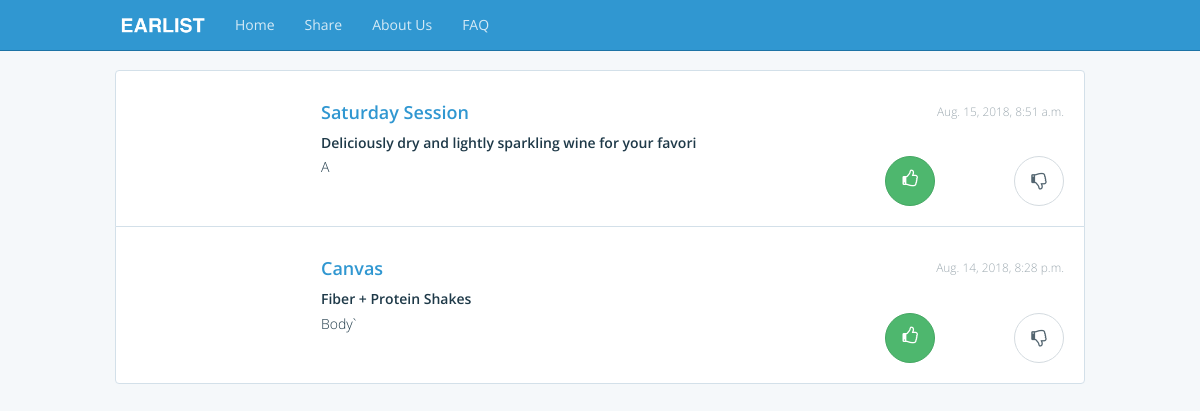
Screenshot of /panel/ (signed in) with the database file from the repository.
### blog/models.py (models this page shows)
class Post(ModelMeta, models.Model):
	user = models.ForeignKey(User)
	title = models.CharField(max_length=200, unique=True)
	slug = models.SlugField(max_length=200, unique=True)
	slogan = models.CharField(max_length=200)
	body = models.TextField()
	link = models.URLField(max_length=200, unique=True)
	image_file = models.FileField(upload_to='images/%Y%m%d', blank=True)
	city = models.CharField(max_length=200)
	approved = models.IntegerField(default=0)
	votes = models.IntegerField(default=0)
	sponsored = models.BooleanField(default=False, blank=True)
	charge_id = models.CharField(max_length=500, blank=True)
	date = models.DateField(auto_now_add=True)
	created_at = models.DateTimeField(db_index=True, auto_now_add=True)
	updated_at = models.DateTimeField(auto_now_add=True)
	def __str__(self):
		return self.title.encode('utf-8')
	def get_absolute_url(self):
		return reverse('detail', kwargs={'slug':self.slug})

### blog/views.py (the view)
# urls.py: url(r'^panel/', login_required(views.PanelListView.as_view()), name='panel'),
class PanelListView(generic.ListView):
    template_name = 'blog/panel.html'
    context_object_name = 'posts_list'
    def get_queryset(self):
        return Post.objects.order_by('-created_at')

### blog/templates/blog/panel.html (shortened to what this page needs)
{% extends "blog/base.html" %}
{% load staticfiles %}
{% block content %}
<div class="col-md-1"></div>
<div class="col-md-10">
  <ul class="list-group media-list media-list-stream m-t">
  	{% for post in posts_list %}
      <li class="media list-group-item p-a">
        <a class="media-left" href="{% url 'detail' post.slug %}">
          <div class="thumbnail-custom">
            <div style="
                    background: url('{{post.image_file.url}}');
                    background-size:cover;
                    background-position:center;
                    ">
            </div>
          </div>
        </a>
        <div class="media-body">
          <div class="media-heading">
            <small class="pull-right text-muted">{{post.created_at}}</small>
            <a href="{% url 'detail' post.slug %}" class="no-text-decoration"><h4>{{post.title}}</h4></a>
            <h5>{{post.slogan}}</h5>
          </div>
          <div class="row">
            <div class="col-sm-8">
              <p class="hidden-xs">{{post.body}}</p>
            </div>
            <div class="col-sm-4 text-right">
              <div class="row text-right">
                {% if post.approved == 1 %}
                <div class="col-sm-6">
                  <a type="button" id="status-button-{{post.id}}" class="btn btn-success btn-circle btn-lg text-primary"><i class="fa fa-thumbs-o-up"></i></a>
                </div>
                <div class="col-sm-6">
                  <button type="button" class="open-dialog btn btn-default btn-circle btn-lg text-primary" data-toggle="modal" data-target=".thumbs-down-modal" data-id="{{ post.slug }}"><i class="fa fa-thumbs-o-down"></i></button>
                </div>
                {% endif %}
              </div>
            </div>
          </div>
        </div>
      </li>
    {% endfor %}
  </ul>
</div>
{% endblock %}

### blog/static/blog/assets/css/custom.css (style rules this page uses)
.thumbnail-custom div { width:175px; height: 100px; }
.no-text-decoration { text-decoration: none; }
.btn-circle { width: 30px; height: 30px; text-align: center; padding: 6px 0; font-size: 12px; line-height: 1.428571429; border-radius: 15px; }
.btn-circle.btn-lg { width: 50px; height: 50px; padding: 10px 16px; font-size: 18px; line-height: 1.33; border-radius: 25px; }

### blog/templates/blog/base.html (style rules this page uses)
body { width: 1px; min-width: 100%; *width: 100%; }

### rows the page displays
Post: created_at "Aug. 15, 2018, 8:51 a.m.", title "Saturday Session", slogan "Deliciously dry and lightly sparkling wine for your favori", body "A"
Post: created_at "Aug. 14, 2018, 8:28 p.m.", title "Canvas", slogan "Fiber + Protein Shakes", body "Body`"
